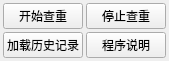
<?xml version="1.0" encoding="UTF-8"?>
<ui version="4.0">
 <class>Form</class>
 <widget class="QWidget" name="Form">
  <property name="geometry">
   <rect>
    <x>0</x>
    <y>0</y>
    <width>164</width>
    <height>55</height>
   </rect>
  </property>
  <property name="windowTitle">
   <string>Form</string>
  </property>
  <layout class="QGridLayout" name="gridLayout">
   <property name="leftMargin">
    <number>3</number>
   </property>
   <property name="topMargin">
    <number>3</number>
   </property>
   <property name="rightMargin">
    <number>3</number>
   </property>
   <property name="bottomMargin">
    <number>3</number>
   </property>
   <property name="spacing">
    <number>3</number>
   </property>
   <item row="0" column="0">
    <widget class="QPushButton" name="pushButton_start">
     <property name="text">
      <string>开始查重</string>
     </property>
    </widget>
   </item>
   <item row="0" column="1">
    <widget class="QPushButton" name="pushButton_stop">
     <property name="text">
      <string>停止查重</string>
     </property>
    </widget>
   </item>
   <item row="1" column="0">
    <widget class="QPushButton" name="pushButton_load_last_result">
     <property name="text">
      <string>加载历史记录</string>
     </property>
    </widget>
   </item>
   <item row="1" column="1">
    <widget class="QPushButton" name="pushButton_info">
     <property name="text">
      <string>程序说明</string>
     </property>
    </widget>
   </item>
  </layout>
 </widget>
 <resources/>
 <connections/>
</ui>
